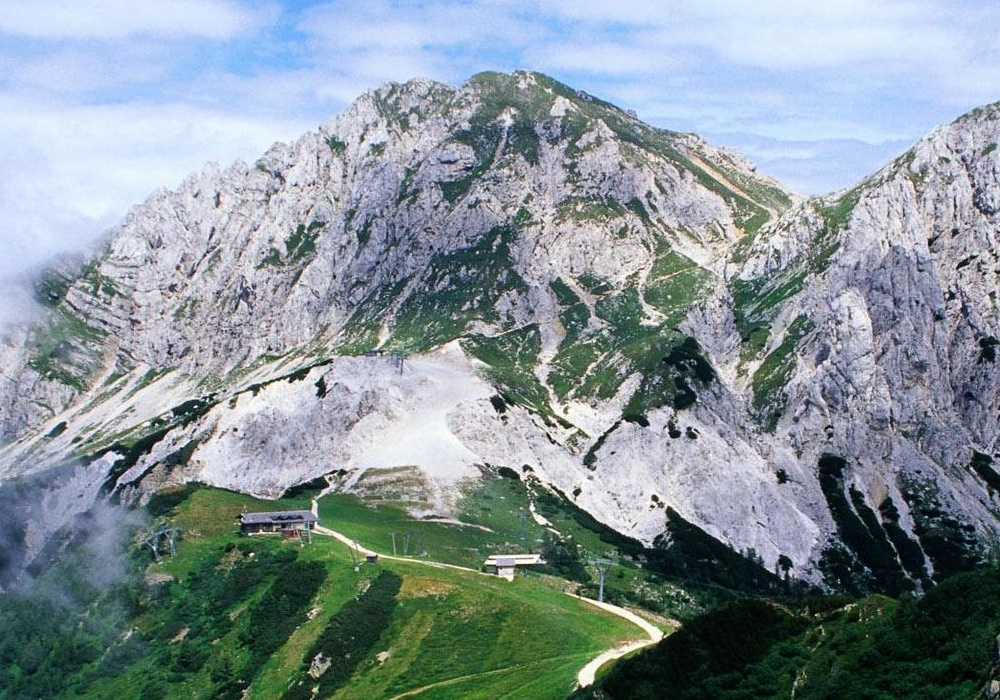
#> input picture OpenCV/Tutorials/images/mountain.jpg, 1000 x 700 px, found by its file name
$ python 'run 图像 ROI.py'
#> lines starting #> are read from the running program, lines starting #| are printed output that depends on the picture; after the words box and inside, x2 and y2 are one past the last pixel; in counts of white or black regions, pixels touching at a corner belong together
'''
有时你需要对一幅图像的特定区域进行操作。例如我们要检测一副图像中
眼睛的位置，我们首先应该在图像中找到脸，再在脸的区域中找眼睛，而不是
直接在一幅图像中搜索。这样会提高程序的准确性和性能。
ROI 也是使用 Numpy 索引来获得的。
'''

import cv2
import numpy as np

img=cv2.imread(r'D:/Python/OpenCV Tutorial/images/mountain.jpg')
#> img is the input picture: shape (700, 1000, 3); mean B, G, R 152.5, 146.7, 133.3

ball=img[280:340,330:390] # 获得一个矩形区域的像素【X 轴从 280 到 340，Y 轴从 330 到 390】
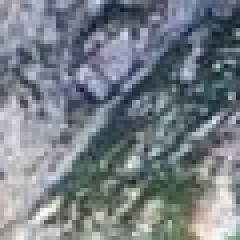
#> ball: shape (60, 60, 3) (shown 4 times larger); mean B, G, R 133.7, 126.2, 118.4
img[273:333,100:160]=ball # 这个区域大小要与上面选择的保持一致
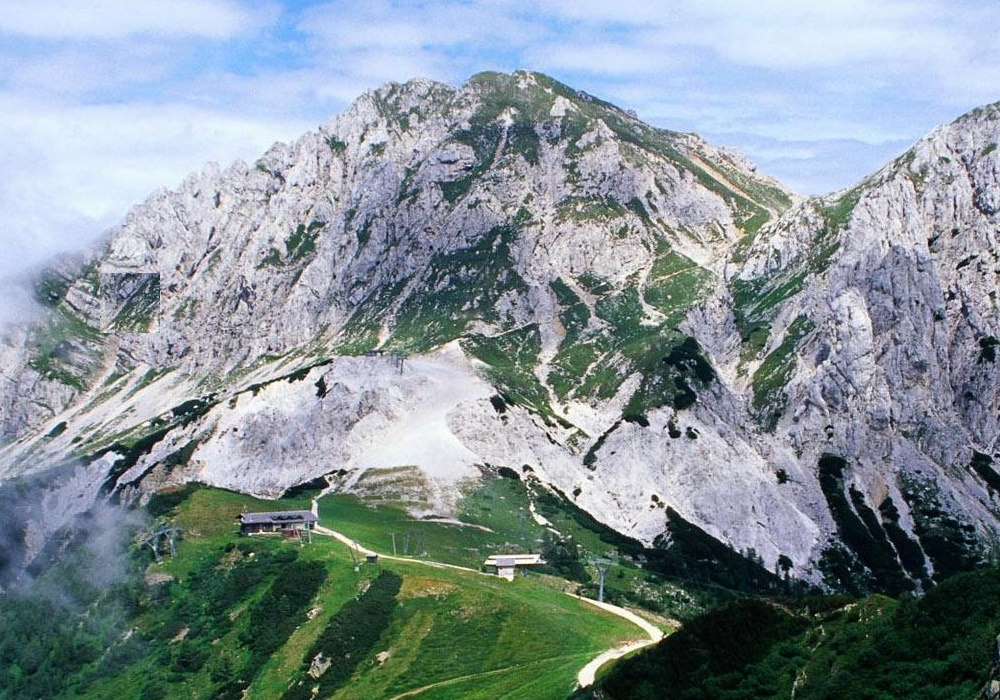
#> img: shape (700, 1000, 3); 0.51% of pixels changed, all inside (x1, y1, x2, y2) = (100, 273, 160, 333)

cv2.imshow('image',img)

cv2.waitKey(0)

cv2.destroyAllWindows()
